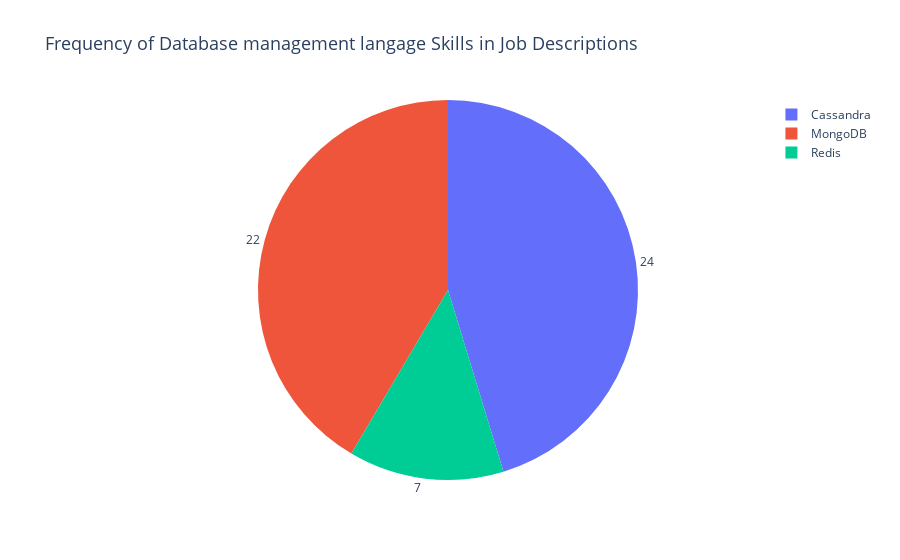

The notebook cell saved with this chart:
### Markdown cell above
This kind of result was obvious, SQL is way more used than NoSQL especially in Firms. Anyway i want to learn to manipulate NoSQL so let's see which of the main NoSQL services that i know will be the more asked one.

### Code cell
mondo_count = corpus.count("mongodb") 
redis_count = corpus.count("redis") 
cassandra_count = corpus.count("cassandra")

labels = ['MongoDB', 'Redis','Cassandra']
values = [mondo_count, redis_count,cassandra_count]

fig = go.Figure(data=[go.Pie(labels=labels, values=values, textinfo='value')])

fig.update_layout(
    title={
        'text': "Frequency of Database management langage Skills in Job Descriptions",
        'font': {'size': 18}
    },
    showlegend=True
)

fig.update_traces(texttemplate='%{value:.0f}', textposition='outside')

fig.show()

### Figure 1 — Plotly figure (JSON) as saved in the notebook; plotly's stock layout.template omitted (floating-point values rounded to 4 significant figures)
{"data": [{"labels": ["MongoDB", "Redis", "Cassandra"], "textinfo": "value", "textposition": "outside", "texttemplate": "%{value:.0f}", "type": "pie", "values": [22, 7, 24]}], "layout": {"showlegend": true, "title": {"font": {"size": 18}, "text": "Frequency of Database management langage Skills in Job Descriptions"}}}
